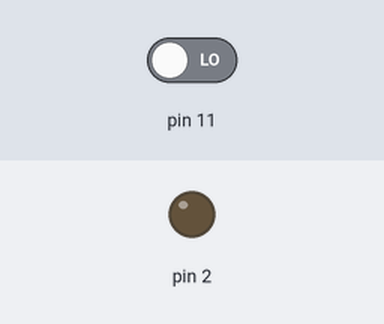
The sketch below on a simulated Arduino Uno, built with avr-gcc and run on an emulated ATmega328P. On the bench: output pins drawn as LEDs (lit = HIGH). The test bench sets the inputs (shaded band); at power-on: pin 11 LOW.

Above: at 1.2 s.
1.3 s: pin 11 driven HIGH
At 2.5 s:
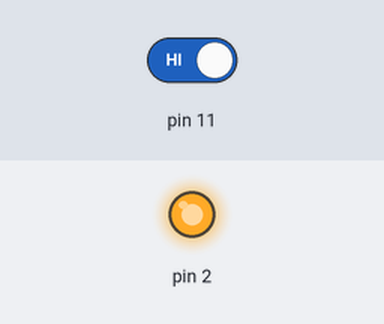
2.8 s: pin 11 driven LOW
At 3.7 s:
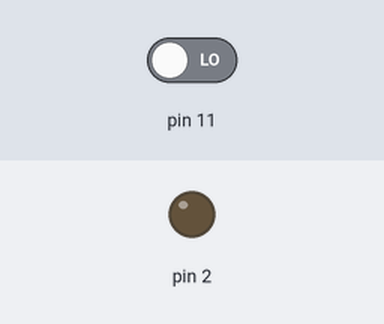
Timing chart, 0 to 5.8 s (numbered marks = the images above; inputs shaded):
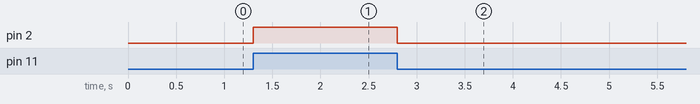

The sketch:

infra.ino
```cpp
void setup() {
  pinMode(11, INPUT);
  pinMode(2, OUTPUT);
}
void loop() {
  if(digitalRead(11) == HIGH)digitalWrite(2, HIGH);
  else digitalWrite(2, LOW);
}
```

Measured:
- after the input at 1.3 s, pin 2: LOW → HIGH at once
- after the input at 2.8 s, pin 2: HIGH → LOW at once
